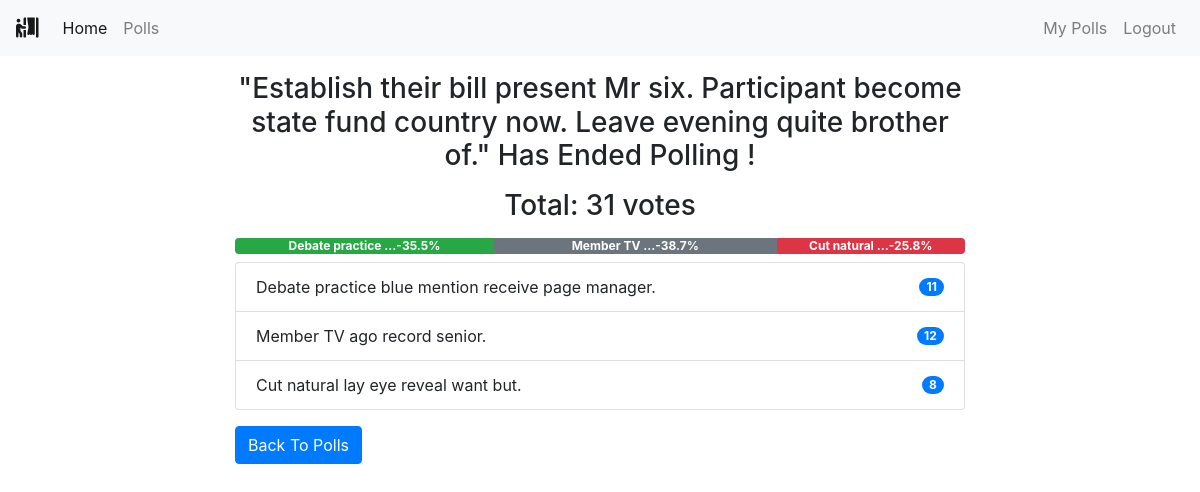
The app's page /polls/end/9/ (signed in) with its own data.
### polls/models.py (models this page shows, shortened)
class Poll(models.Model):
    owner = models.ForeignKey(User, on_delete=models.CASCADE)
    text = models.TextField()
    pub_date = models.DateTimeField(default=timezone.now)
    active = models.BooleanField(default=True)
    @property
    def get_vote_count(self):
        return self.vote_set.count()
    def get_result_dict(self):
        res = []
        for choice in self.choice_set.all():
            d = {}
            alert_class = ['primary', 'secondary', 'success',
                           'danger', 'dark', 'warning', 'info']
            d['alert_class'] = secrets.choice(alert_class)
            d['text'] = choice.choice_text
            d['num_votes'] = choice.get_vote_count
            if not self.get_vote_count:
                d['percentage'] = 0
            else:
                d['percentage'] = (choice.get_vote_count /
                                   self.get_vote_count)*100
            res.append(d)
        return res

class Choice(models.Model):
    poll = models.ForeignKey(Poll, on_delete=models.CASCADE)
    choice_text = models.CharField(max_length=255)
    @property
    def get_vote_count(self):
        return self.vote_set.count()

### polls/views.py (the view)
# urls.py: path('end/<int:poll_id>/', views.endpoll, name='end_poll'),
@login_required
def endpoll(request, poll_id):
    poll = get_object_or_404(Poll, pk=poll_id)
    if request.user != poll.owner:
        return redirect('home')
    if poll.active is True:
        poll.active = False
        poll.save()
        return render(request, 'polls/poll_result.html', {'poll': poll})
    else:
        return render(request, 'polls/poll_result.html', {'poll': poll})

### polls/templates/polls/poll_result.html
{% extends 'base.html' %}
{% block content %}
<div class="container">
    {% if messages %}
    <div class="messages">
        {% for message in messages %}
        <div {% if message.tags %} class="{{ message.tags }}" {% endif %}>{{ message }}
            <button type="button" class="close" data-dismiss="alert" aria-label="Close">
                <span aria-hidden="true">&times;</span>
            </button>
        </div>
        {% endfor %}
    </div>
    {% else %}
    <div class="row">
        <div class="col-md-8 offset-sm-2">
            {% if poll.active %}
            <h3 class="mt-3 mb-3 text-center">Result for: {{ poll.text }}</h3>
            {% else %}
            <h3 class="mt-3 mb-3 text-center">"{{ poll.text }}" Has Ended Polling !</h3>
            {% endif %}
            <h3 class="mb-2 text-center">Total: {{ poll.get_vote_count }} votes</h3>
            <div class="progress mt-3 mb-2">
                {% for choice in poll.get_result_dict %}
                <div class="progress-bar bg-{{ choice.alert_class }}" role="progressbar" style="width: {{ choice.percentage }}%;"
                    aria-valuenow="30" aria-valuemin="0" aria-valuemax="100"><b>
                        {{choice.text|truncatewords:2}}-{{choice.percentage|floatformat}}%</b>
                </div>
                {% endfor %}
            </div>
            <ul class="list-group">
                {% for choice in poll.choice_set.all %}
                <li class="list-group-item d-flex justify-content-between align-items-center">
                    {{ choice.choice_text }}
                    <span class="badge badge-primary badge-pill">{{ choice.get_vote_count }}</span>
                </li>
                {% endfor %}
            </ul>
            {% endif %}
            <a class="btn btn-primary mt-3" href="{% url 'polls:list' %}" role="button">Back To Polls</a>
        </div>
    </div>
</div>
{% endblock content %}

### records on screen
Poll: text "Establish their bill present Mr six. Participant become state fund country now. Leave evening quite brother of.", get_vote_count "31"
Choice: text "Debate practice …", choice_text "Debate practice blue mention receive page manager.", get_vote_count "11"
Choice: text "Member TV …", choice_text "Member TV ago record senior.", get_vote_count "12"
Choice: text "Cut natural …", choice_text "Cut natural lay eye reveal want but.", get_vote_count "8"

### other values on screen
{{ choice.percentage|floatformat }} "35.5" "38.7" "25.8"
